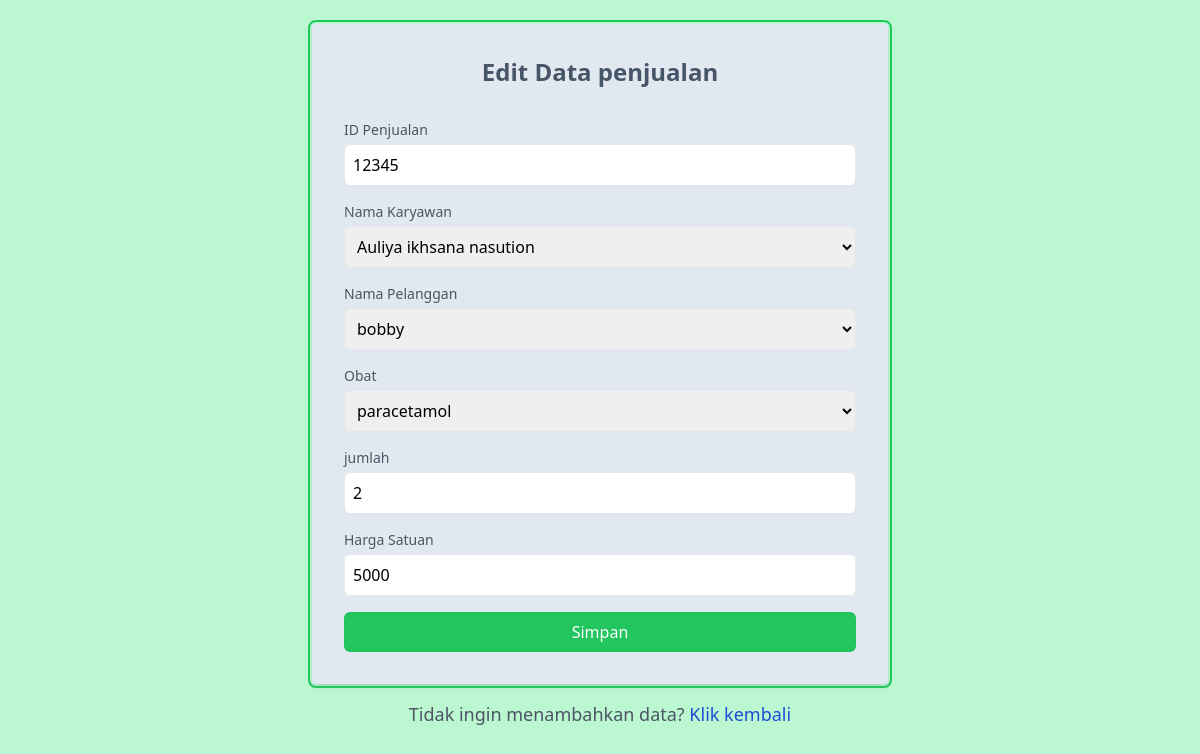
Screenshot of /build/pages/function/editpenjualan.php?id=4 (signed in) with the database file from the repository.
### tables this page shows
CREATE TABLE `penjualan` (
  `id_penjualan` char(10) NOT NULL DEFAULT '',
  `id_pelanggan` char(10) DEFAULT NULL,
  `id_karyawan` char(10) DEFAULT NULL,
  `total_bayar` int(11) DEFAULT NULL,
  `tanggal_penjualan` date DEFAULT NULL
);

CREATE TABLE `detail_penjualan` (
  `id_detail_penjualan` int(11) NOT NULL,
  `id_penjualan` char(10) DEFAULT NULL,
  `id_obat` int(11) DEFAULT NULL,
  `jumlah` int(11) DEFAULT NULL,
  `harga` int(20) DEFAULT NULL
);

CREATE TABLE `karyawan` (
  `id_karyawan` char(10) NOT NULL DEFAULT '',
  `nama_karyawan` varchar(255) DEFAULT NULL,
  `alamat` varchar(100) DEFAULT NULL,
  `no_telepon` varchar(20) DEFAULT NULL
);

CREATE TABLE `pelanggan` (
  `id_pelanggan` char(10) NOT NULL DEFAULT 'APTK',
  `nama_pelanggan` varchar(255) DEFAULT NULL,
  `alamat` varchar(255) DEFAULT NULL,
  `jenis_kelamin` enum('laki-laki','perempuan') DEFAULT NULL,
  `pekerjaan` varchar(50) DEFAULT NULL,
  `usia` int(3) DEFAULT NULL
);

CREATE TABLE `obat` (
  `id_obat` int(11) NOT NULL,
  `nama_obat` varchar(255) DEFAULT NULL,
  `jenis` varchar(255) DEFAULT NULL,
  `harga` int(11) DEFAULT NULL,
  `stok` int(11) DEFAULT NULL,
  `id_supplier` char(10) DEFAULT NULL
);

### build/pages/function/editpenjualan.php (the view, shortened to what this page needs)
<!DOCTYPE html>
<html lang="en">
<head>
    <script src="https://cdn.tailwindcss.com"></script>
</head>
<body class="bg-green-200 p-6">
    <?php
    include 'koneksi.php';
    $id = $_GET['id'];
    $data = mysqli_query($conn, "SELECT *, detail_penjualan.harga as hrg FROM penjualan, detail_penjualan, karyawan, obat, pelanggan WHERE detail_penjualan.id_detail_penjualan = '$id' AND detail_penjualan.id_penjualan = penjualan.id_penjualan AND detail_penjualan.id_obat = obat.id_obat AND
        penjualan.id_karyawan = karyawan.id_karyawan AND
        penjualan.id_pelanggan = pelanggan.id_pelanggan");
    while ($row = mysqli_fetch_array($data)) {
    ?>
        <div class="max-w-xl mx-auto  rounded p-8 shadow-md outline outline-2  outline-offset-2 outline-green-500 bg-slate-200">
            <h2 class="text-2xl font-bold mb-8 text-slate-600 text-center ">Edit Data penjualan</h2>
            <form action="proseseditpenjualan.php" method="post" class="space-y-4 ">
                <div>
                    <label for="idpenjualan" class="block text-sm font-medium text-gray-600">ID Penjualan</label>
                    <input type="text" id="id_penjualan" name="id_penjualan" value="<?php echo $row['id_penjualan']; ?>" class="mt-1 p-2 w-full border rounded-md" readonly>
                </div>
                <div>
                    <label for="karyawan" class="block text-sm font-medium text-gray-600">Nama Karyawan</label>
                    <select name="karyawan" id="karyawan" class="form-control form-control-lg mt-1 p-2 w-full border rounded-md" readonly>
                        <option selected value="<?php echo $row['id_karyawan'] ?>"><?php echo $row['nama_karyawan'] ?></option>
                    </select>
                </div>
                <div>
                    <label for="pelanggan" class="block text-sm font-medium text-gray-600">Nama Pelanggan</label>
                    <select name="pelanggan" id="pelanggan" class="form-control form-control-lg mt-1 p-2 w-full border rounded-md" readonly>
                        <option selected value="<?php echo $row['id_pelanggan'] ?>"><?php echo $row['nama_pelanggan'] ?></option>
                    </select>
                </div>
                <div>
                    <label for="obat" class="block text-sm font-medium text-gray-600">Obat</label>
                    <select name="obat" id="obat" class="form-control form-control-lg mt-1 p-2 w-full border rounded-md" required>
                        <option selected value="<?php echo $row['id_obat'] ?>"><?php echo $row['nama_obat'] ?></option>
                    </select>
                </div>
                <div>
                    <label for="jumlah" class="block text-sm font-medium text-gray-600">jumlah</label>
                    <input type="number" id="jumlah" name="jumlah" value="<?php echo $row['jumlah']; ?>" class="mt-1 p-2 w-full border rounded-md">
                </div>
                <div>
                    <label for="harga" class="block text-sm font-medium text-gray-600">Harga Satuan</label>
                    <input type="number" id="harga" name="harga" value="<?php echo $row['harga']; ?>" class="mt-1 p-2 w-full border rounded-md">
                </div>
                <div>
                    <button type="submit" class="w-full bg-green-500 text-white p-2 rounded-md hover:bg-green-700">Simpan</button>
                </div>
            </form>
        </div>
        <p class="mt-4 text-lg text-gray-600 text-center">Tidak ingin menambahkan data? <a href="../datapenjualan.php" class="text-blue-700 no-underline hover:underline">Klik kembali</a></p>
</body>
<?php
    }
?>
</html>

### rows the page displays
penjualan: id_penjualan "12345", karyawan "Auliya ikhsana nasution", pelanggan "bobby", obat "paracetamol", jumlah "2", harga "5000"
